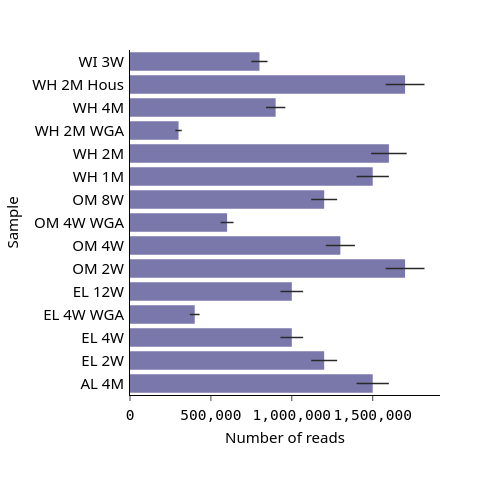

Notebook cell for this chart:
### Markdown cell above
## 6. Horizontal bar chart using Plotly

### Code cell
fig = px.bar(x=num_reads, y=sample_id, error_x=error)
fig.update_layout(
    xaxis_title="Number of reads",
    yaxis_title="Sample",
    showlegend=False,
)
fig.update_traces(
    marker_color=apc.aster,
    error_x_color=apc.crow,
    error_x_thickness=1.5,
    error_x_width=0,
)

apc.plotly.style_plot(fig, categorical_axes="y", monospaced_axes="x")
apc.plotly.add_commas_to_axis_tick_labels(fig)
apc.plotly.set_figure_dimensions(fig, "half_square")

fig.show()

### Figure 1 — Plotly figure (JSON) as saved in the notebook; plotly's stock layout.template omitted (floating-point values rounded to 4 significant figures)
{"data": [{"error_x": {"array": [100000, 80000, 70000, 30000, 70000, 120000, 90000, 40000, 80000, 100000, 110000, 20000, 60000, 120000, 50000], "color": "#292928", "thickness": 1.5, "width": 0}, "hovertemplate": "x=%{x}<br>y=%{y}<extra></extra>", "legendgroup": "", "marker": {"color": "#7A77AB", "pattern": {"shape": ""}}, "name": "", "orientation": "h", "showlegend": false, "textposition": "auto", "type": "bar", "x": [1500000, 1200000, 1000000, 400000, 1000000, 1700000, 1300000, 600000, 1200000, 1500000, 1600000, 300000, 900000, 1700000, 800000], "xaxis": "x", "y": ["AL 4M", "EL 2W", "EL 4W", "EL 4W WGA", "EL 12W", "OM 2W", "OM 4W", "OM 4W WGA", "OM 8W", "WH 1M", "WH 2M", "WH 2M WGA", "WH 4M", "WH 2M Hous", "WI 3W"], "yaxis": "y"}], "layout": {"barmode": "relative", "height": 490, "legend": {"tracegroupgap": 0}, "showlegend": false, "width": 490, "xaxis": {"anchor": "y", "domain": [0.0, 1.0], "tickfont": {"family": "AtkinsonHyperlegibleMono, Atkinson Hyperlegible Mono, DejaVu Sans Mono, monospace", "size": 14.5}, "tickformat": ",", "title": {"text": "Number of reads"}}, "yaxis": {"anchor": "x", "domain": [0.0, 1.0], "tickformat": ",", "ticks": "", "title": {"text": "Sample"}}}}
